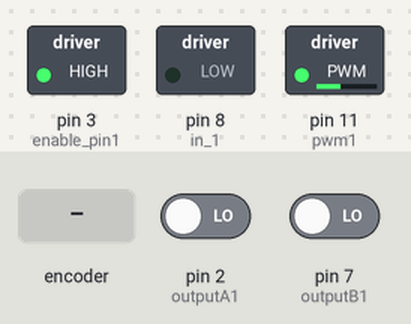
This sketch was run on a simulated Arduino Uno, built with avr-gcc and run on an emulated ATmega328P. Shown: switched loads named in the sketch (green lamp = pin HIGH). The test bench sets the inputs (shaded band); at power-on: pin 2 (outputA1) LOW, pin 7 (outputB1) LOW. What the sketch prints to the serial monitor is not drawn.

Above: at 1.2 s.
1.3 s: rotary encoder on pin 2 (outputA1) / pin 7 (outputB1) turned 1 step (first pin leading)
4.5 s: rotary encoder on pin 2 (outputA1) / pin 7 (outputB1) turned 1 step (first pin leading)
Timing chart, 0 to 7.5 s (numbered marks = the images above; inputs shaded):
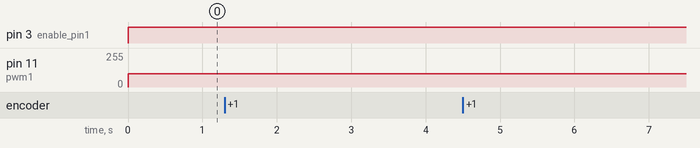

The sketch:

2motors_encoder.ino
```cpp
#define outputA1 2
#define outputB1 7
#define outputA2 2
#define outputB2 7
const int pwm1 = 11;
const int enable_pin1 = 3 ;
const int in_1 = 8;
const int pwm2 = 11;
const int enable_pin2 = 3 ;
const int in_2 = 8;
int ppr;
int counter1=0;
int counter2=0;
int aState1;
int aLastState1;
int aState2;
int aLastState2;
float angle;
void setup() {
  pinMode(pwm1, OUTPUT) ;
  pinMode(enable_pin1, OUTPUT) ;
  pinMode(in_1, OUTPUT) ;

  pinMode (outputA1, INPUT);
  pinMode (outputB1, INPUT);
  pinMode(pwm2, OUTPUT) ;
  pinMode(enable_pin2, OUTPUT) ;
  pinMode(in_2, OUTPUT) ;

  pinMode (outputA2, INPUT);
  pinMode (outputB2, INPUT);

  Serial.begin (115200);
  // Reads the initial state of the outputA
  aLastState1 = digitalRead(outputA1);
  aLastState1 = digitalRead(outputA2);
}

int counter(int aState,int aLastState,int outputA,int outputB,int count){

   aState = digitalRead(outputA); // Reads the "current" state of the outputA
  // If the previous and the current state of the outputA are different, that means a Pulse has occured
  if (aState != aLastState) {
    // If the outputB state is different to the outputA state, that means the encoder is rotating clockwise
    if (digitalRead(outputB) != aState) {
      count ++;
    } else {
      count --;
    }
  }
  aLastState = aState; // Updates the previous state of the outputA with the current state
  return count;
}
void loop() {
  analogWrite(pwm1, 100) ;
  digitalWrite(in_1, LOW) ;
  digitalWrite(enable_pin1, HIGH) ;
  analogWrite(pwm2, 100) ;
  digitalWrite(in_2, LOW) ;
  digitalWrite(enable_pin2, HIGH) ;
  Serial.println("Encoder 1: ");
  Serial.print(counter(aState1,aLastState1,outputA1, outputB1,counter1));
  Serial.print("  Encoder 2: ");
  Serial.print(counter(aState2,aLastState2,outputA2, outputB2,counter2));

}
```
